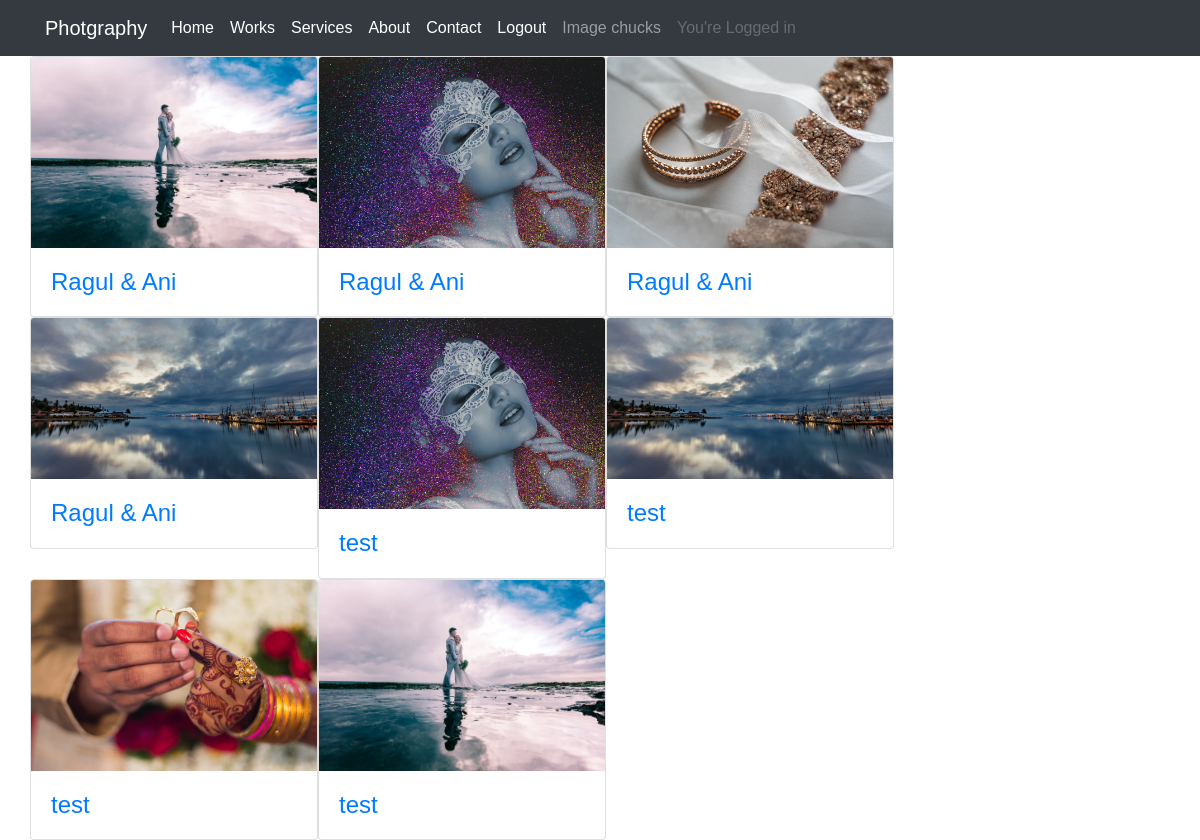
The app's page /images/ (signed in) with its own data.
### app/models.py (models this page shows, shortened)
class Photo(models.Model):
	post = models.ForeignKey(Post,on_delete=models.DO_NOTHING)
	image = models.ImageField(upload_to='photo/',blank=True,null=True)

class Post(models.Model):
	titlename = models.CharField(max_length = 100)
	thumbnailimage = models.ImageField(upload_to='thumbnail/')

### app/views.py (the view)
# urls.py: path('images/',views.TestListView.as_view(),name='image'),
class TestListView(LoginRequiredMixin,ListView):
	model = Photo
	template_name = 'app/test.html'
	context_object_name = 'images'

### app/templates/app/test.html
{% extends 'app/base.html' %}
{% block body %}
<div class="container">
	<div class="row">
		{% for i in images %}
<a href="{% url 'image-detail' i.id %}">
<div class="card" style="width: 18rem;">
  <img class="card-img-top" src="{{ i.image.url }}" alt="Card image cap">
  <div class="card-body">
    <h4 class="card-text">{{ i.post.titlename }}</h4>
  </div>
</div></a>
		{% endfor %}
</div>
		</div>
{% endblock body %}

### app/templates/app/base.html (shortened to what this page needs)
{% load static %}
<!doctype html>
<html lang="en">
  <head>
    <link rel="stylesheet" href="https://stackpath.bootstrapcdn.com/bootstrap/4.4.1/css/bootstrap.min.css">
    <link rel="stylesheet" type="text/css" href="{% static 'app/main.css' %}">
  </head>
  <body>
{% include 'app/nav.html' %}
    {% block body %}
    {% endblock body %}
  </body>
</html>

### app/templates/app/nav.html (shortened to what this page needs)
<nav class="navbar navbar-expand-lg navbar-dark bg-dark">
    <div class="container">
  <a class="navbar-brand" href="{% url 'home' %}">Photgraphy</a>
  <div class="collapse navbar-collapse" id="navbarNav">
    <ul class="navbar-nav">
      <li class="nav-item active">
        <a class="nav-link" href="{% url 'home' %}">Home <span class="sr-only">(current)</span></a>
      </li>
      <li class="nav-item active">
        <a class="nav-link" href="{% url 'title' %}">Works <span class="sr-only">(current)</span></a>
      </li>
      <li class="nav-item active">
        <a class="nav-link" href="{% url 'service' %}">Services <span class="sr-only">(current)</span></a>
      </li>
      <li class="nav-item active">
        <a class="nav-link" href="{% url 'about' %}">About <span class="sr-only">(current)</span></a>
      </li>
      <li class="nav-item active">
        <a class="nav-link" href="{% url 'contact' %}">Contact <span class="sr-only">(current)</span></a>
      </li>
    </ul>
    <ul class="navbar-nav">
          {% if user.is_authenticated %}
      <li class="nav-item active">
        <a class="nav-link" href="{% url 'logout' %}">Logout  <span class="sr-only">(current)</span></a>
      </li>
          <li class="nav-item ">
        <a class="nav-link " href="{% url 'image' %}">  <span class="sr-only">(current)</span>Image chucks </a>
      </li>
       <li class="nav-item ">
        <a class="nav-link disabled" href="{% url 'contact' %}">  <span class="sr-only">(current)</span> You're Logged in </a>
      </li>
              {% endif %}
    </ul>
  </div>
</div>
</nav>

### app/static/app/main.css (style rules this page uses)
body { font-family: 'Montserrat', sans-serif; }

### records on screen
Photo: image (picture), post.titlename "Ragul & Ani"
Photo: image (picture), post.titlename "Ragul & Ani"
Photo: image (picture), post.titlename "Ragul & Ani"
Photo: image (picture), post.titlename "Ragul & Ani"
Photo: image (picture), post.titlename "test"
Photo: image (picture), post.titlename "test"
Photo: image (picture), post.titlename "test"
Photo: image (picture), post.titlename "test"
